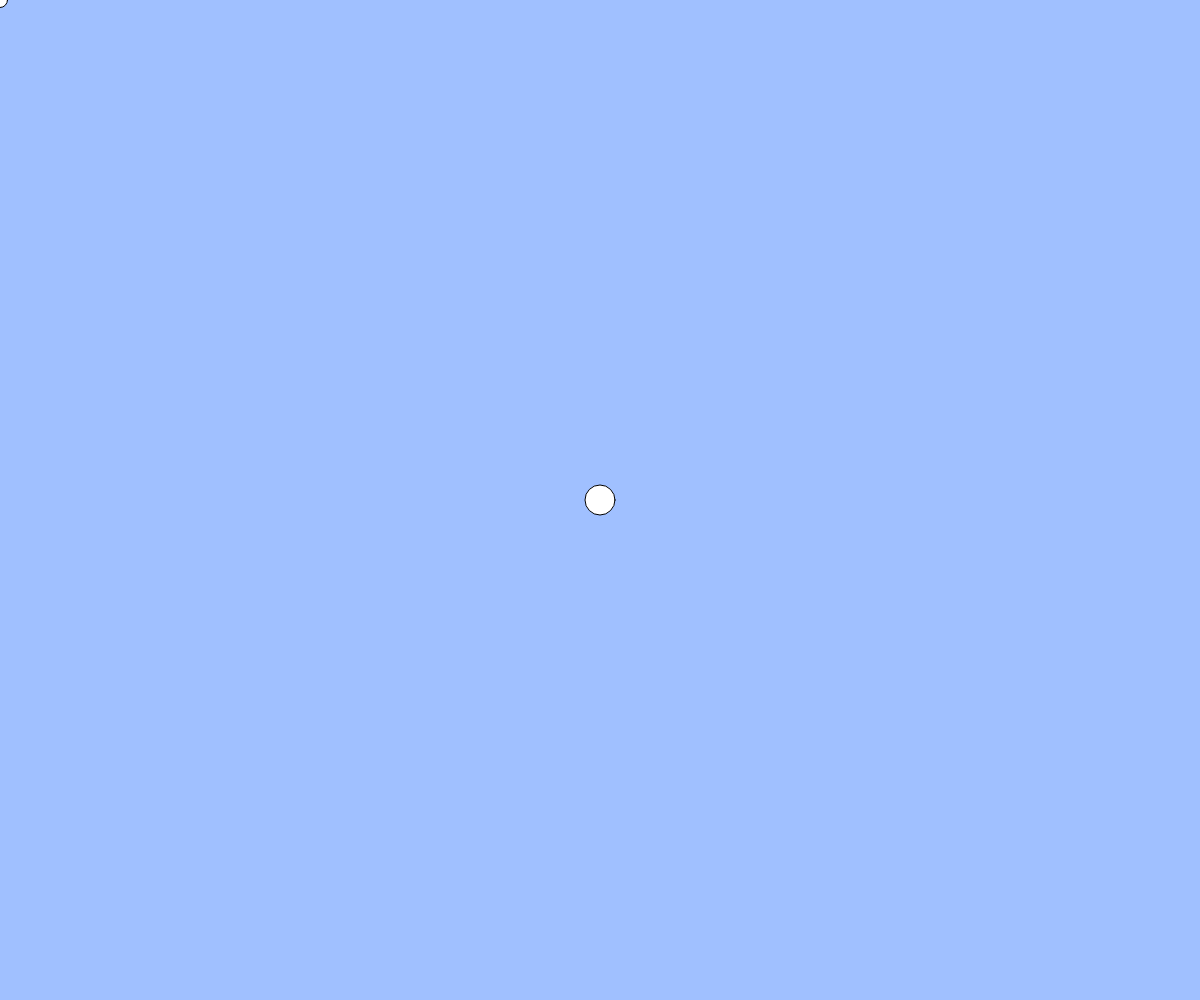
Frame 1 (no input)
Frame 60 (no input): identical to frame 1, image omitted
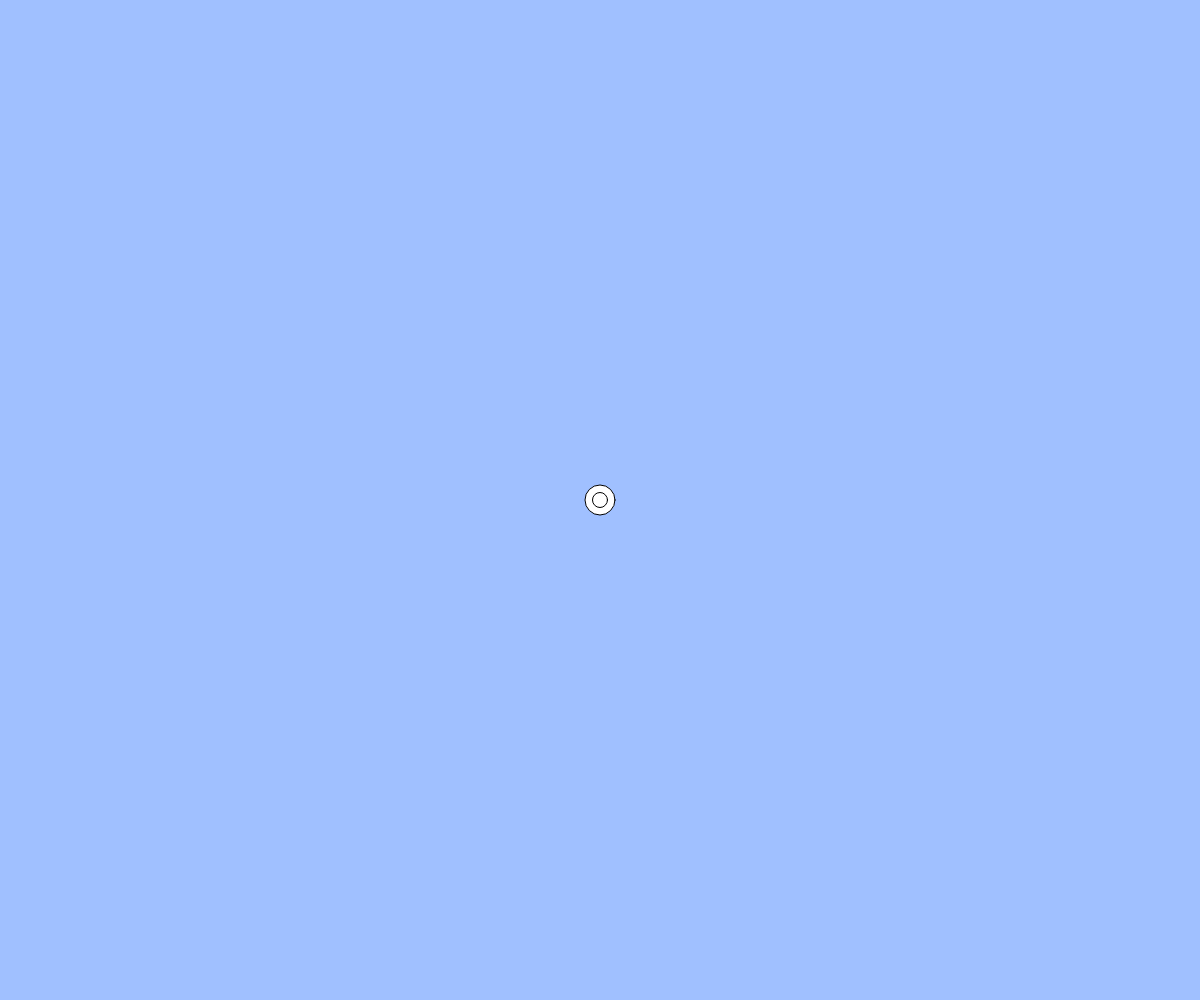
Frame 120 (the mouse pressed at the canvas centre since frame 60)

The p5.js sketch that drew these frames (run headless with seeded random() and noise() and a simulated clock; from frame 60 on, the mouse is pressed at the canvas centre):

// p5.js sketch
// ── sketch.js
// テキスト「インタラクティブなアニメーション」
let x, y, vx, vy;
let grabbed; // 円をつかんでいるかどうかを記憶するために使う変数

function setup(){
  createCanvas(windowWidth, windowHeight);
  x = width / 2;
  // x = windowWidth / 2;
  y = height / 2;
  // y =  windowHeight / 2;
  // vx = 0;
  // vy = 0;
  vx = 0;
  vy = 0;
  grabbed = false;
}

function draw(){
  background(160, 192, 255);
  ellipse(x, y, 30);
  console.log(mouseX);

  ellipse(mouseX, mouseY, 15);
  if(!grabbed){ // つかんでいないときだけアニメーションさせる
    x += vx;
    y += vy;
    if(x < 0 || x > width){ vx = -0.8 * vx; }
    if(y < 0 || y > height){ vy = -0.8 * vy; }
    x = constrain(x, 0, width);
    y = constrain(y, 0, height);
  }
}

function keyPressed(){
  if(key == " "){　// スペースキーを押したらリセット
    x = width / 2;
    y = height / 2;
    vx = 0;
    vy = 0;
    grabbed = false;
  }
}

function mousePressed(){
  grabbed = dist(mouseX, mouseY, x, y) < 30; // distは２点の距離を求める関数
}

function mouseDragged(){
  if(grabbed){
    x = mouseX;
    y = mouseY;
  }
}

function mouseReleased(){
  if(grabbed){
    grabbed = false;
    vx = mouseX - pmouseX;
    vy = mouseY - pmouseY;
  }
}

function windowResized(){
  resizeCanvas(windowWidth, windowHeight);
}
